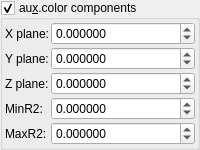
    <widget class="MyGroupBox" name="groupCheck_fold_color_aux_color_enabled_false">
     <property name="title">
      <string>au&amp;x.color components</string>
     </property>
     <property name="checkable">
      <bool>true</bool>
     </property>
     <layout class="QVBoxLayout" name="verticalLayout_11">
      <property name="leftMargin">
       <number>2</number>
      </property>
      <property name="topMargin">
       <number>2</number>
      </property>
      <property name="rightMargin">
       <number>2</number>
      </property>
      <property name="bottomMargin">
       <number>2</number>
      </property>
      <item>
       <layout class="QGridLayout" name="gridLayout_16" columnstretch="0,1">
        <property name="spacing">
         <number>2</number>
        </property>
        <item row="3" column="0">
         <widget class="QLabel" name="label_34">
          <property name="text">
           <string>Z plane:</string>
          </property>
         </widget>
        </item>
        <item row="2" column="1">
         <widget class="MyDoubleSpinBox" name="spinbox3_mandelbox_color_y">
          <property name="sizePolicy">
           <sizepolicy hsizetype="Minimum" vsizetype="Maximum">
            <horstretch>0</horstretch>
            <verstretch>0</verstretch>
           </sizepolicy>
          </property>
          <property name="prefix">
           <string/>
          </property>
          <property name="suffix">
           <string/>
          </property>
          <property name="decimals">
           <number>6</number>
          </property>
          <property name="minimum">
           <double>-100.000000000000000</double>
          </property>
          <property name="maximum">
           <double>100.000000000000000</double>
          </property>
          <property name="singleStep">
           <double>0.100000000000000</double>
          </property>
         </widget>
        </item>
        <item row="1" column="0">
         <widget class="QLabel" name="label_29">
          <property name="text">
           <string>X plane:</string>
          </property>
         </widget>
        </item>
        <item row="3" column="1">
         <widget class="MyDoubleSpinBox" name="spinbox3_mandelbox_color_z">
          <property name="sizePolicy">
           <sizepolicy hsizetype="Minimum" vsizetype="Maximum">
            <horstretch>0</horstretch>
            <verstretch>0</verstretch>
           </sizepolicy>
          </property>
          <property name="prefix">
           <string/>
          </property>
          <property name="suffix">
           <string/>
          </property>
          <property name="decimals">
           <number>6</number>
          </property>
          <property name="minimum">
           <double>-100.000000000000000</double>
          </property>
          <property name="maximum">
           <double>100.000000000000000</double>
          </property>
          <property name="singleStep">
           <double>0.100000000000000</double>
          </property>
         </widget>
        </item>
        <item row="1" column="1">
         <widget class="MyDoubleSpinBox" name="spinbox3_mandelbox_color_x">
          <property name="sizePolicy">
           <sizepolicy hsizetype="Minimum" vsizetype="Maximum">
            <horstretch>0</horstretch>
            <verstretch>0</verstretch>
           </sizepolicy>
          </property>
          <property name="prefix">
           <string/>
          </property>
          <property name="suffix">
           <string/>
          </property>
          <property name="decimals">
           <number>6</number>
          </property>
          <property name="minimum">
           <double>-100.000000000000000</double>
          </property>
          <property name="maximum">
           <double>100.000000000000000</double>
          </property>
          <property name="singleStep">
           <double>0.100000000000000</double>
          </property>
         </widget>
        </item>
        <item row="2" column="0">
         <widget class="QLabel" name="label_35">
          <property name="text">
           <string>Y plane:</string>
          </property>
         </widget>
        </item>
        <item row="4" column="0">
         <widget class="QLabel" name="label_36">
          <property name="text">
           <string>MinR2:</string>
          </property>
         </widget>
        </item>
        <item row="4" column="1">
         <widget class="MyDoubleSpinBox" name="spinbox_mandelbox_color_Sp1">
          <property name="sizePolicy">
           <sizepolicy hsizetype="Minimum" vsizetype="Maximum">
            <horstretch>0</horstretch>
            <verstretch>0</verstretch>
           </sizepolicy>
          </property>
          <property name="prefix">
           <string/>
          </property>
          <property name="suffix">
           <string/>
          </property>
          <property name="decimals">
           <number>6</number>
          </property>
          <property name="minimum">
           <double>-100.000000000000000</double>
          </property>
          <property name="maximum">
           <double>100.000000000000000</double>
          </property>
          <property name="singleStep">
           <double>0.100000000000000</double>
          </property>
         </widget>
        </item>
        <item row="5" column="1">
         <widget class="MyDoubleSpinBox" name="spinbox_mandelbox_color_Sp2">
          <property name="sizePolicy">
           <sizepolicy hsizetype="Minimum" vsizetype="Maximum">
            <horstretch>0</horstretch>
            <verstretch>0</verstretch>
           </sizepolicy>
          </property>
          <property name="prefix">
           <string/>
          </property>
          <property name="suffix">
           <string/>
          </property>
          <property name="decimals">
           <number>6</number>
          </property>
          <property name="minimum">
           <double>-100.000000000000000</double>
          </property>
          <property name="maximum">
           <double>100.000000000000000</double>
          </property>
          <property name="singleStep">
           <double>0.100000000000000</double>
          </property>
         </widget>
        </item>
        <item row="5" column="0">
         <widget class="QLabel" name="label_37">
          <property name="text">
           <string>MaxR2:</string>
          </property>
         </widget>
        </item>
       </layout>
      </item>
     </layout>
    </widget>
